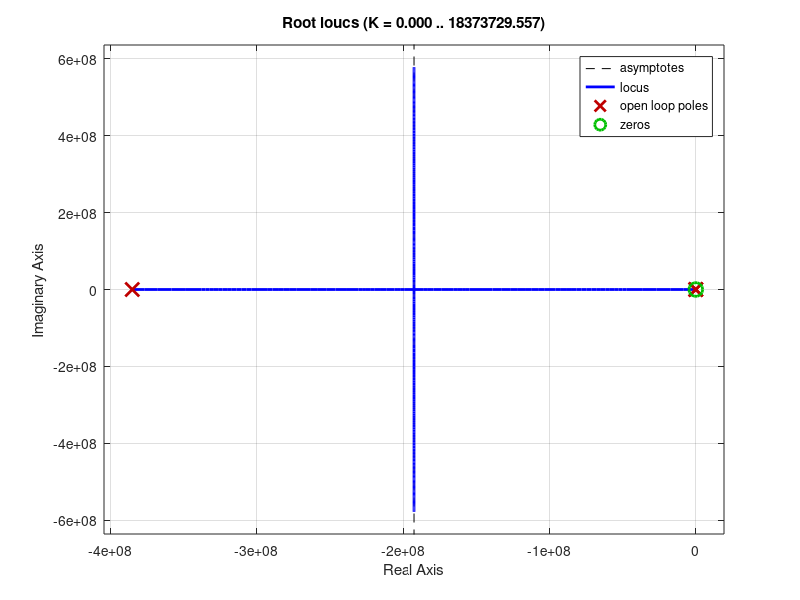

Write MATLAB code to recreate this figure.
%Rootlocus exempel ('control toolbox krävs')
clear all;
close all;
s=zpk('s'); %Definiera 's', se help zpk

%Antag några värden
P1=-5000;
P2=-367;
P3=-385132000;
n=-35012;

figure(1)
%två slingpoler och ett slingnollställe
rlocus( (1-s/n) / ( (1-s/P1)*(1-s/P2)*(1-s/P3) ) )


